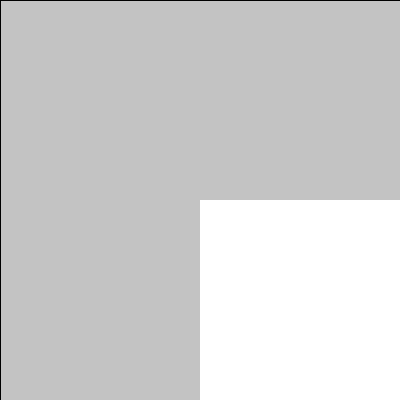
Frame 1 (no input)
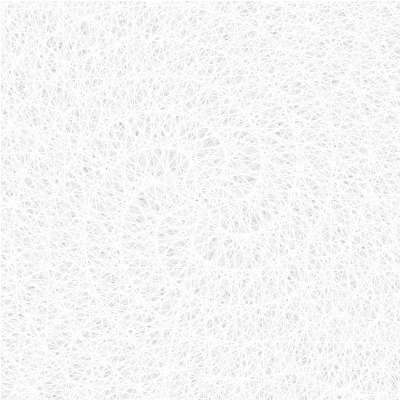
Frame 60 (the mouse pressed at the canvas centre just before this capture)
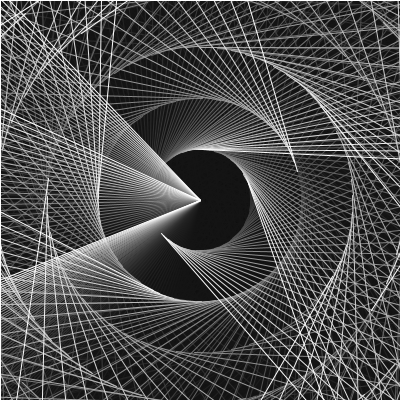
Frame 120 (the mouse held since frame 60 and released just before this capture)

The Processing sketch that drew these frames (run headless with seeded random() and noise(); from frame 60 on, the mouse is pressed at the canvas centre):

// Processing sketch: processing_30798
// ── processing_30798.pde



// spinning lines
// s.monslow  2011
int w,h;
float space,i;

void setup(){
  size(400,400);
  smooth();
}


void draw(){
 
  fill(0,11);
  rect(0,0,width,height);
  w = width;
  h = height;
  translate(width/2,height/2);
  stroke(255);
  for  (int x=0;x<w;x+=1+space){
    rotate(i);
    line(x,0,x,h);
    rotate(i);
    line(x,0,x,h);
    rotate(i);
    line(0,x,w,x);

  }
i+=0.01;
    space = mouseX/4;
}
                
                
